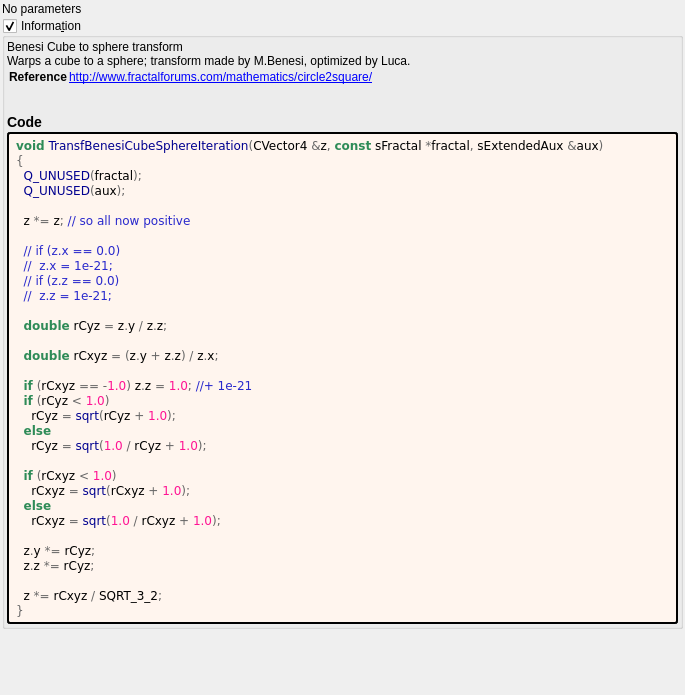
<?xml version="1.0" encoding="UTF-8"?>
<ui version="4.0">
 <class>transf_benesi_cube_sphere</class>
 <widget class="QWidget" name="Form">
  <property name="geometry">
   <rect>
    <x>0</x>
    <y>0</y>
    <width>685</width>
    <height>695</height>
   </rect>
  </property>
  <property name="windowTitle">
   <string notr="true">transf_benesi_cube_sphere</string>
  </property>
  <layout class="QVBoxLayout" name="verticalLayout">
   <property name="spacing">
    <number>2</number>
   </property>
   <property name="leftMargin">
    <number>2</number>
   </property>
   <property name="topMargin">
    <number>2</number>
   </property>
   <property name="rightMargin">
    <number>2</number>
   </property>
   <property name="bottomMargin">
    <number>2</number>
   </property>
   <item>
    <widget class="QLabel" name="label">
     <property name="toolTip">
      <string/>
     </property>
     <property name="text">
      <string>No parameters</string>
     </property>
    </widget>
   </item>
   <item>
    <widget class="MyGroupBox" name="groupCheck_info">
     <property name="title">
      <string>Informa&amp;tion</string>
     </property>
     <property name="flat">
      <bool>false</bool>
     </property>
     <property name="checkable">
      <bool>true</bool>
     </property>
     <layout class="QVBoxLayout" name="verticalLayout_2">
      <property name="spacing">
       <number>2</number>
      </property>
      <property name="leftMargin">
       <number>2</number>
      </property>
      <property name="topMargin">
       <number>2</number>
      </property>
      <property name="rightMargin">
       <number>2</number>
      </property>
      <property name="bottomMargin">
       <number>2</number>
      </property>
      <item>
	   <widget class="QLabel" name="label_information_general">
	    <property name="text">
		 <string notr="true">&lt;p&gt;Benesi Cube to sphere transform&lt;br&gt;Warps a cube to a sphere; transform made by M.Benesi, optimized by Luca.&lt;/p&gt;&lt;table&gt;
&lt;tr&gt;&lt;th&gt;Reference&lt;/th&gt;&lt;td&gt;&lt;a href=&quot;http://www.fractalforums.com/mathematics/circle2square/&quot;&gt;http://www.fractalforums.com/mathematics/circle2square/&lt;br&gt;
&lt;/td&gt;&lt;/tr&gt;
&lt;/table&gt;
&lt;h3&gt;Code&lt;/h3&gt;</string>
		</property>
		<property name="wordWrap">
		 <bool>true</bool>
		</property>
		<property name="openExternalLinks">
		 <bool>true</bool>
		</property>
		<property name="textInteractionFlags">
		 <set>Qt::LinksAccessibleByMouse|Qt::TextSelectableByMouse</set>
		</property>
		</widget>
	   </item>
	   <item>
	    <widget class="QLabel" name="label_code_content">
		 <property name="text">
		  <string notr="true">&lt;body style=&quot;background-color:#fff5ee&quot;&gt;
&lt;pre style=&quot;color:#000000; background-color:#fff5ee;  font-family:'Courier New',monospace;&quot;&gt;&lt;span style=&quot;color:#2e8b57; font-weight:bold&quot;&gt;void&lt;/span&gt; &lt;span style=&quot;color:#00008f&quot;&gt;TransfBenesiCubeSphereIteration&lt;/span&gt;&lt;span style=&quot;color:#676767&quot;&gt;(&lt;/span&gt;CVector4 &lt;span style=&quot;color:#676767&quot;&gt;&amp;amp;&lt;/span&gt;z&lt;span style=&quot;color:#676767&quot;&gt;,&lt;/span&gt; &lt;span style=&quot;color:#2e8b57; font-weight:bold&quot;&gt;const&lt;/span&gt; sFractal &lt;span style=&quot;color:#676767&quot;&gt;*&lt;/span&gt;fractal&lt;span style=&quot;color:#676767&quot;&gt;,&lt;/span&gt; sExtendedAux &lt;span style=&quot;color:#676767&quot;&gt;&amp;amp;&lt;/span&gt;aux&lt;span style=&quot;color:#676767&quot;&gt;)&lt;/span&gt;
&lt;span style=&quot;color:#676767&quot;&gt;{&lt;/span&gt;
  &lt;span style=&quot;color:#00008f&quot;&gt;Q_UNUSED&lt;/span&gt;&lt;span style=&quot;color:#676767&quot;&gt;(&lt;/span&gt;fractal&lt;span style=&quot;color:#676767&quot;&gt;);&lt;/span&gt;
  &lt;span style=&quot;color:#00008f&quot;&gt;Q_UNUSED&lt;/span&gt;&lt;span style=&quot;color:#676767&quot;&gt;(&lt;/span&gt;aux&lt;span style=&quot;color:#676767&quot;&gt;);&lt;/span&gt;

  z &lt;span style=&quot;color:#676767&quot;&gt;*=&lt;/span&gt; z&lt;span style=&quot;color:#676767&quot;&gt;;&lt;/span&gt; &lt;span style=&quot;color:#2929cc&quot;&gt;// so all now positive&lt;/span&gt;

  &lt;span style=&quot;color:#2929cc&quot;&gt;// if (z.x == 0.0)&lt;/span&gt;
  &lt;span style=&quot;color:#2929cc&quot;&gt;//  z.x = 1e-21;&lt;/span&gt;
  &lt;span style=&quot;color:#2929cc&quot;&gt;// if (z.z == 0.0)&lt;/span&gt;
  &lt;span style=&quot;color:#2929cc&quot;&gt;//  z.z = 1e-21;&lt;/span&gt;

  &lt;span style=&quot;color:#2e8b57; font-weight:bold&quot;&gt;double&lt;/span&gt; rCyz &lt;span style=&quot;color:#676767&quot;&gt;=&lt;/span&gt; z&lt;span style=&quot;color:#676767&quot;&gt;.&lt;/span&gt;y &lt;span style=&quot;color:#676767&quot;&gt;/&lt;/span&gt; z&lt;span style=&quot;color:#676767&quot;&gt;.&lt;/span&gt;z&lt;span style=&quot;color:#676767&quot;&gt;;&lt;/span&gt;

  &lt;span style=&quot;color:#2e8b57; font-weight:bold&quot;&gt;double&lt;/span&gt; rCxyz &lt;span style=&quot;color:#676767&quot;&gt;= (&lt;/span&gt;z&lt;span style=&quot;color:#676767&quot;&gt;.&lt;/span&gt;y &lt;span style=&quot;color:#676767&quot;&gt;+&lt;/span&gt; z&lt;span style=&quot;color:#676767&quot;&gt;.&lt;/span&gt;z&lt;span style=&quot;color:#676767&quot;&gt;) /&lt;/span&gt; z&lt;span style=&quot;color:#676767&quot;&gt;.&lt;/span&gt;x&lt;span style=&quot;color:#676767&quot;&gt;;&lt;/span&gt;

  &lt;span style=&quot;color:#2e8b57; font-weight:bold&quot;&gt;if&lt;/span&gt; &lt;span style=&quot;color:#676767&quot;&gt;(&lt;/span&gt;rCxyz &lt;span style=&quot;color:#676767&quot;&gt;== -&lt;/span&gt;&lt;span style=&quot;color:#ff1493&quot;&gt;1.0&lt;/span&gt;&lt;span style=&quot;color:#676767&quot;&gt;)&lt;/span&gt; z&lt;span style=&quot;color:#676767&quot;&gt;.&lt;/span&gt;z &lt;span style=&quot;color:#676767&quot;&gt;=&lt;/span&gt; &lt;span style=&quot;color:#ff1493&quot;&gt;1.0&lt;/span&gt;&lt;span style=&quot;color:#676767&quot;&gt;;&lt;/span&gt; &lt;span style=&quot;color:#2929cc&quot;&gt;//+ 1e-21&lt;/span&gt;
  &lt;span style=&quot;color:#2e8b57; font-weight:bold&quot;&gt;if&lt;/span&gt; &lt;span style=&quot;color:#676767&quot;&gt;(&lt;/span&gt;rCyz &lt;span style=&quot;color:#676767&quot;&gt;&amp;lt;&lt;/span&gt; &lt;span style=&quot;color:#ff1493&quot;&gt;1.0&lt;/span&gt;&lt;span style=&quot;color:#676767&quot;&gt;)&lt;/span&gt;
    rCyz &lt;span style=&quot;color:#676767&quot;&gt;=&lt;/span&gt; &lt;span style=&quot;color:#00008f&quot;&gt;sqrt&lt;/span&gt;&lt;span style=&quot;color:#676767&quot;&gt;(&lt;/span&gt;rCyz &lt;span style=&quot;color:#676767&quot;&gt;+&lt;/span&gt; &lt;span style=&quot;color:#ff1493&quot;&gt;1.0&lt;/span&gt;&lt;span style=&quot;color:#676767&quot;&gt;);&lt;/span&gt;
  &lt;span style=&quot;color:#2e8b57; font-weight:bold&quot;&gt;else&lt;/span&gt;
    rCyz &lt;span style=&quot;color:#676767&quot;&gt;=&lt;/span&gt; &lt;span style=&quot;color:#00008f&quot;&gt;sqrt&lt;/span&gt;&lt;span style=&quot;color:#676767&quot;&gt;(&lt;/span&gt;&lt;span style=&quot;color:#ff1493&quot;&gt;1.0&lt;/span&gt; &lt;span style=&quot;color:#676767&quot;&gt;/&lt;/span&gt; rCyz &lt;span style=&quot;color:#676767&quot;&gt;+&lt;/span&gt; &lt;span style=&quot;color:#ff1493&quot;&gt;1.0&lt;/span&gt;&lt;span style=&quot;color:#676767&quot;&gt;);&lt;/span&gt;

  &lt;span style=&quot;color:#2e8b57; font-weight:bold&quot;&gt;if&lt;/span&gt; &lt;span style=&quot;color:#676767&quot;&gt;(&lt;/span&gt;rCxyz &lt;span style=&quot;color:#676767&quot;&gt;&amp;lt;&lt;/span&gt; &lt;span style=&quot;color:#ff1493&quot;&gt;1.0&lt;/span&gt;&lt;span style=&quot;color:#676767&quot;&gt;)&lt;/span&gt;
    rCxyz &lt;span style=&quot;color:#676767&quot;&gt;=&lt;/span&gt; &lt;span style=&quot;color:#00008f&quot;&gt;sqrt&lt;/span&gt;&lt;span style=&quot;color:#676767&quot;&gt;(&lt;/span&gt;rCxyz &lt;span style=&quot;color:#676767&quot;&gt;+&lt;/span&gt; &lt;span style=&quot;color:#ff1493&quot;&gt;1.0&lt;/span&gt;&lt;span style=&quot;color:#676767&quot;&gt;);&lt;/span&gt;
  &lt;span style=&quot;color:#2e8b57; font-weight:bold&quot;&gt;else&lt;/span&gt;
    rCxyz &lt;span style=&quot;color:#676767&quot;&gt;=&lt;/span&gt; &lt;span style=&quot;color:#00008f&quot;&gt;sqrt&lt;/span&gt;&lt;span style=&quot;color:#676767&quot;&gt;(&lt;/span&gt;&lt;span style=&quot;color:#ff1493&quot;&gt;1.0&lt;/span&gt; &lt;span style=&quot;color:#676767&quot;&gt;/&lt;/span&gt; rCxyz &lt;span style=&quot;color:#676767&quot;&gt;+&lt;/span&gt; &lt;span style=&quot;color:#ff1493&quot;&gt;1.0&lt;/span&gt;&lt;span style=&quot;color:#676767&quot;&gt;);&lt;/span&gt;

  z&lt;span style=&quot;color:#676767&quot;&gt;.&lt;/span&gt;y &lt;span style=&quot;color:#676767&quot;&gt;*=&lt;/span&gt; rCyz&lt;span style=&quot;color:#676767&quot;&gt;;&lt;/span&gt;
  z&lt;span style=&quot;color:#676767&quot;&gt;.&lt;/span&gt;z &lt;span style=&quot;color:#676767&quot;&gt;*=&lt;/span&gt; rCyz&lt;span style=&quot;color:#676767&quot;&gt;;&lt;/span&gt;

  z &lt;span style=&quot;color:#676767&quot;&gt;*=&lt;/span&gt; rCxyz &lt;span style=&quot;color:#676767&quot;&gt;/&lt;/span&gt; SQRT_3_2&lt;span style=&quot;color:#676767&quot;&gt;;&lt;/span&gt;
&lt;span style=&quot;color:#676767&quot;&gt;}&lt;/span&gt;
&lt;/pre&gt;
&lt;/body&gt;</string>
		 </property>
		 <property name="wordWrap">
		  <bool>true</bool>
		 </property>
		 <property name="openExternalLinks">
		  <bool>true</bool>
		 </property>
		 <property name="textInteractionFlags">
		  <set>Qt::LinksAccessibleByMouse|Qt::TextSelectableByMouse</set>
		 </property>
		 <property name="styleSheet">
		  <string notr="true">border-style: outset; border-width: 2px; border-radius: 3px; border-color: black; background-color: #fff5ee; padding: 4px;</string>
		  </property>
		 </widget>
		</item>
	   </layout>
    </widget>
   </item>
   <item>
    <spacer name="verticalSpacer">
     <property name="orientation">
      <enum>Qt::Vertical</enum>
     </property>
     <property name="sizeHint" stdset="0">
      <size>
       <width>20</width>
       <height>40</height>
      </size>
     </property>
    </spacer>
   </item>
  </layout>
 </widget>
 <customwidgets>
  <customwidget>
   <class>MyGroupBox</class>
   <extends>QGroupBox</extends>
   <header>my_group_box.h</header>
   <container>1</container>
  </customwidget>
 </customwidgets>
 <tabstops>
  <tabstop>groupCheck_info</tabstop>
 </tabstops>
 <resources/>
 <connections/>
</ui>
